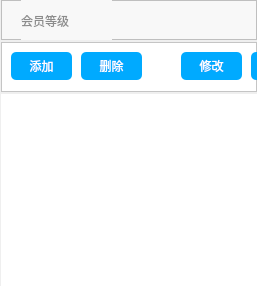
             <widget class="QWidget" name="page_7">
              <property name="styleSheet">
               <string notr="true">QLineEdit {
    border-width: 1px;
    border-style: solid;
    border-radius: 4px;
	border-color:rgb(199, 199, 199);
	background-color:rgb(255, 255, 255);
	font: 10pt &quot;微软雅黑&quot;
}</string>
              </property>
              <layout class="QVBoxLayout" name="verticalLayout_10">
               <property name="spacing">
                <number>0</number>
               </property>
               <property name="leftMargin">
                <number>1</number>
               </property>
               <property name="topMargin">
                <number>0</number>
               </property>
               <property name="rightMargin">
                <number>0</number>
               </property>
               <property name="bottomMargin">
                <number>0</number>
               </property>
               <item>
                <layout class="QVBoxLayout" name="verticalLayout_8">
                 <property name="spacing">
                  <number>2</number>
                 </property>
                 <item>
                  <widget class="QFrame" name="frame_28">
                   <property name="minimumSize">
                    <size>
                     <width>0</width>
                     <height>40</height>
                    </size>
                   </property>
                   <property name="maximumSize">
                    <size>
                     <width>16777215</width>
                     <height>40</height>
                    </size>
                   </property>
                   <property name="styleSheet">
                    <string notr="true">background-color:rgb(248, 248, 248)</string>
                   </property>
                   <property name="frameShape">
                    <enum>QFrame::StyledPanel</enum>
                   </property>
                   <property name="frameShadow">
                    <enum>QFrame::Raised</enum>
                   </property>
                   <widget class="QLabel" name="label_42">
                    <property name="geometry">
                     <rect>
                      <x>20</x>
                      <y>0</y>
                      <width>91</width>
                      <height>41</height>
                     </rect>
                    </property>
                    <property name="styleSheet">
                     <string notr="true">font: 75 10
pt &quot;微软雅黑&quot;;
color:rgb(140, 140, 140)</string>
                    </property>
                    <property name="text">
                     <string>会员等级</string>
                    </property>
                   </widget>
                  </widget>
                 </item>
                 <item>
                  <widget class="QFrame" name="frame_29">
                   <property name="minimumSize">
                    <size>
                     <width>0</width>
                     <height>50</height>
                    </size>
                   </property>
                   <property name="maximumSize">
                    <size>
                     <width>16777215</width>
                     <height>50</height>
                    </size>
                   </property>
                   <property name="styleSheet">
                    <string notr="true">background-color:rgb(255,255,255)</string>
                   </property>
                   <property name="frameShape">
                    <enum>QFrame::StyledPanel</enum>
                   </property>
                   <property name="frameShadow">
                    <enum>QFrame::Raised</enum>
                   </property>
                   <widget class="QPushButton" name="pushButton_39">
                    <property name="geometry">
                     <rect>
                      <x>180</x>
                      <y>10</y>
                      <width>61</width>
                      <height>28</height>
                     </rect>
                    </property>
                    <property name="styleSheet">
                     <string notr="true">QPushButton{
background-color:rgb(0, 170, 255);
border:none;
font: bold 9pt &quot;微软雅黑&quot;;
color:rgb(255,255,255);
border-radius: 5px;
}
QPushButton::hover{
background-color:rgb(0, 150, 225);
}
QPushButton::pressed{
background-color:rgb(0, 150, 225);
}</string>
                    </property>
                    <property name="text">
                     <string>修改</string>
                    </property>
                    <property name="checkable">
                     <bool>true</bool>
                    </property>
                    <attribute name="buttonGroup">
                     <string notr="true">buttonGroup_2</string>
                    </attribute>
                   </widget>
                   <widget class="QPushButton" name="pushButton_40">
                    <property name="geometry">
                     <rect>
                      <x>250</x>
                      <y>10</y>
                      <width>81</width>
                      <height>28</height>
                     </rect>
                    </property>
                    <property name="styleSheet">
                     <string notr="true">QPushButton{
background-color:rgb(0, 170, 255);
border:none;
font: bold 9pt &quot;微软雅黑&quot;;
color:rgb(255,255,255);
border-radius: 5px;
}
QPushButton::hover{
background-color:rgb(0, 150, 225);
}
QPushButton::pressed{
background-color:rgb(0, 150, 225);
}</string>
                    </property>
                    <property name="text">
                     <string>提交修改</string>
                    </property>
                    <property name="checkable">
                     <bool>true</bool>
                    </property>
                    <attribute name="buttonGroup">
                     <string notr="true">buttonGroup_2</string>
                    </attribute>
                   </widget>
                   <widget class="QPushButton" name="pushButton_41">
                    <property name="geometry">
                     <rect>
                      <x>10</x>
                      <y>10</y>
                      <width>61</width>
                      <height>28</height>
                     </rect>
                    </property>
                    <property name="styleSheet">
                     <string notr="true">QPushButton{
background-color:rgb(0, 170, 255);
border:none;
font: bold 9pt &quot;微软雅黑&quot;;
color:rgb(255,255,255);
border-radius: 5px;
}
QPushButton::hover{
background-color:rgb(0, 150, 225);
}
QPushButton::pressed{
background-color:rgb(0, 150, 225);
}</string>
                    </property>
                    <property name="text">
                     <string>添加</string>
                    </property>
                    <property name="checkable">
                     <bool>true</bool>
                    </property>
                    <attribute name="buttonGroup">
                     <string notr="true">buttonGroup_2</string>
                    </attribute>
                   </widget>
                   <widget class="QPushButton" name="pushButton_80">
                    <property name="geometry">
                     <rect>
                      <x>80</x>
                      <y>10</y>
                      <width>61</width>
                      <height>28</height>
                     </rect>
                    </property>
                    <property name="styleSheet">
                     <string notr="true">QPushButton{
background-color:rgb(0, 170, 255);
border:none;
font: bold 9pt &quot;微软雅黑&quot;;
color:rgb(255,255,255);
border-radius: 5px;
}
QPushButton::hover{
background-color:rgb(0, 150, 225);
}
QPushButton::pressed{
background-color:rgb(0, 150, 225);
}</string>
                    </property>
                    <property name="text">
                     <string>删除</string>
                    </property>
                    <property name="checkable">
                     <bool>true</bool>
                    </property>
                   </widget>
                  </widget>
                 </item>
                 <item>
                  <widget class="QTableView" name="tableView_6">
                   <property name="styleSheet">
                    <string notr="true">QHeaderView::section {
    color: white;
    background-color: rgb(250, 250, 250);
    border: 5px solid rgb(250, 250, 250);
    border-radius:0px;
    border-color: rgb(250, 250, 250);
    font:12pt &quot;微软雅黑&quot;;
	color:rgb(150, 150, 150)
} 
QTableView{
	border:none;
	background-color:rgb(255,255,255);

}


</string>
                   </property>
                   <property name="editTriggers">
                    <set>QAbstractItemView::NoEditTriggers</set>
                   </property>
                   <property name="alternatingRowColors">
                    <bool>true</bool>
                   </property>
                   <property name="selectionMode">
                    <enum>QAbstractItemView::SingleSelection</enum>
                   </property>
                   <property name="selectionBehavior">
                    <enum>QAbstractItemView::SelectRows</enum>
                   </property>
                  </widget>
                 </item>
                </layout>
               </item>
              </layout>
             </widget>
